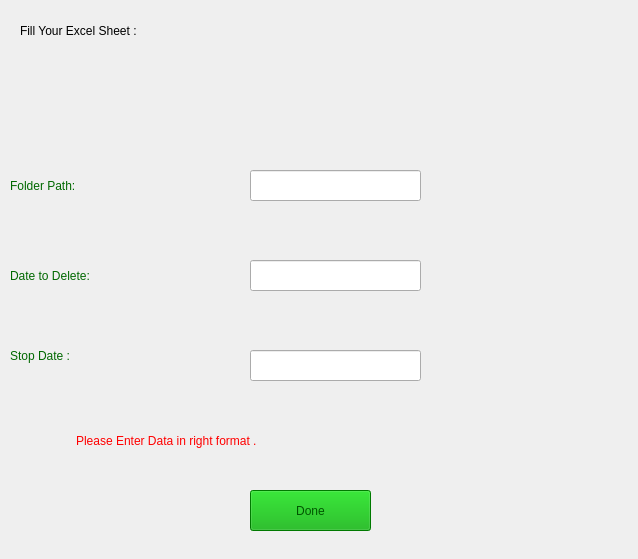
<?xml version="1.0" encoding="UTF-8"?>
<ui version="4.0">
 <class>MainWindow</class>
 <widget class="QMainWindow" name="MainWindow">
  <property name="geometry">
   <rect>
    <x>0</x>
    <y>0</y>
    <width>638</width>
    <height>559</height>
   </rect>
  </property>
  <property name="windowTitle">
   <string>MainWindow</string>
  </property>
  <property name="styleSheet">
   <string notr="true">background-image: url(:/newPrefix/360_F_329925521_OM2c0uYMzjBFVhT1iII8g8SD5KVesga6.jpg);
</string>
  </property>
  <widget class="QWidget" name="centralwidget">
   <widget class="QLabel" name="label">
    <property name="geometry">
     <rect>
      <x>20</x>
      <y>10</y>
      <width>311</width>
      <height>41</height>
     </rect>
    </property>
    <property name="styleSheet">
     <string notr="true">color: rgb(0, 0, 0);
font: 75 22pt &quot;MS Shell Dlg 2&quot;;</string>
    </property>
    <property name="text">
     <string>Fill Your Excel Sheet :</string>
    </property>
   </widget>
   <widget class="QLineEdit" name="lineEdit">
    <property name="geometry">
     <rect>
      <x>250</x>
      <y>170</y>
      <width>171</width>
      <height>31</height>
     </rect>
    </property>
   </widget>
   <widget class="QPushButton" name="pushButton">
    <property name="geometry">
     <rect>
      <x>250</x>
      <y>490</y>
      <width>121</width>
      <height>41</height>
     </rect>
    </property>
    <property name="styleSheet">
     <string notr="true">background-color: qlineargradient(spread:pad, x1:0, y1:0, x2:1, y2:0, stop:0 rgba(102, 255, 158, 255), stop:0.55 rgba(61, 235, 147, 255), stop:0.98 rgba(0, 0, 0, 255), stop:1 rgba(0, 0, 0, 0));
color: rgb(0, 85, 0);
font: 75 18pt &quot;MS Shell Dlg 2&quot;;
background-color: rgb(0, 170, 0);</string>
    </property>
    <property name="text">
     <string>Done</string>
    </property>
   </widget>
   <widget class="QLabel" name="label_3">
    <property name="geometry">
     <rect>
      <x>10</x>
      <y>260</y>
      <width>191</width>
      <height>31</height>
     </rect>
    </property>
    <property name="styleSheet">
     <string notr="true">color: rgb(0, 104, 0);
background-image: url(:/newPrefix/download-fotor-bg-remover-20230917103011.png);
font: 75 20pt &quot;MS Shell Dlg 2&quot;;</string>
    </property>
    <property name="text">
     <string>Date to Delete:</string>
    </property>
   </widget>
   <widget class="QLabel" name="label_5">
    <property name="geometry">
     <rect>
      <x>10</x>
      <y>170</y>
      <width>191</width>
      <height>31</height>
     </rect>
    </property>
    <property name="styleSheet">
     <string notr="true">color: rgb(0, 104, 0);
background-image: url(:/newPrefix/download-fotor-bg-remover-20230917103011.png);
font: 75 20pt &quot;MS Shell Dlg 2&quot;;</string>
    </property>
    <property name="text">
     <string>Folder Path:</string>
    </property>
   </widget>
   <widget class="QLabel" name="label_6">
    <property name="geometry">
     <rect>
      <x>10</x>
      <y>340</y>
      <width>191</width>
      <height>31</height>
     </rect>
    </property>
    <property name="styleSheet">
     <string notr="true">color: rgb(0, 104, 0);
background-image: url(:/newPrefix/download-fotor-bg-remover-20230917103011.png);
font: 75 20pt &quot;MS Shell Dlg 2&quot;;</string>
    </property>
    <property name="text">
     <string>Stop Date :</string>
    </property>
   </widget>
   <widget class="QLineEdit" name="lineEdit_2">
    <property name="geometry">
     <rect>
      <x>250</x>
      <y>260</y>
      <width>171</width>
      <height>31</height>
     </rect>
    </property>
   </widget>
   <widget class="QLineEdit" name="lineEdit_3">
    <property name="geometry">
     <rect>
      <x>250</x>
      <y>350</y>
      <width>171</width>
      <height>31</height>
     </rect>
    </property>
   </widget>
   <widget class="QLabel" name="label_2">
    <property name="geometry">
     <rect>
      <x>380</x>
      <y>-80</y>
      <width>251</width>
      <height>321</height>
     </rect>
    </property>
    <property name="styleSheet">
     <string notr="true">background-image: url(:/newPrefix/images-fotor-bg-remover-20230917104252.png);</string>
    </property>
    <property name="text">
     <string/>
    </property>
   </widget>
   <widget class="QLabel" name="label_4">
    <property name="geometry">
     <rect>
      <x>76</x>
      <y>430</y>
      <width>441</width>
      <height>21</height>
     </rect>
    </property>
    <property name="styleSheet">
     <string notr="true">color: rgb(255, 0, 0);
font: 75 12pt &quot;MS Shell Dlg 2&quot;;</string>
    </property>
    <property name="text">
     <string>Please Enter Data in right format .</string>
    </property>
   </widget>
  </widget>
 </widget>
 <resources>
  <include location="1.qrc"/>
 </resources>
 <connections/>
</ui>
